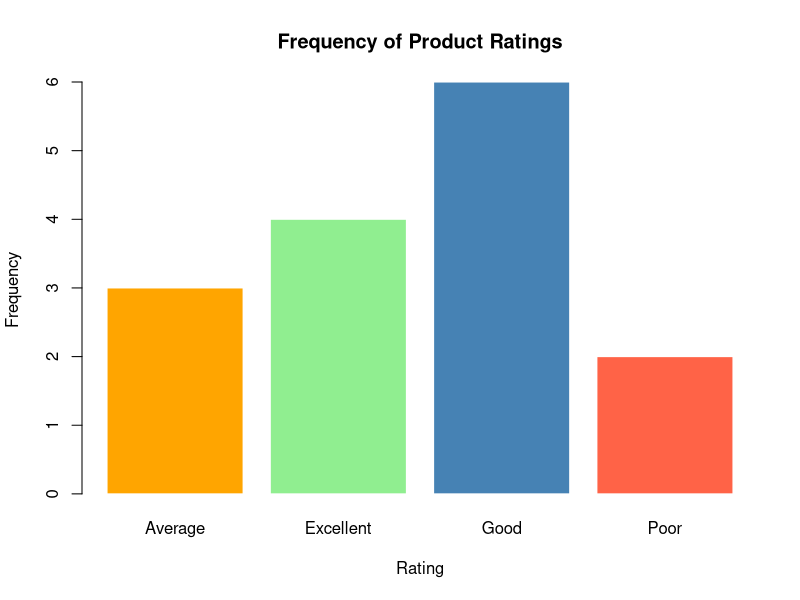

R code for this plot:
# Create 15 categorical product ratings; generate a frequency table and bar plot.

ratings <- c("Good", "Excellent", "Average", "Good", "Poor",
             "Excellent", "Good", "Average", "Good", "Excellent",
             "Poor", "Average", "Good", "Excellent", "Good")

cat("Product Ratings:\n")
print(ratings)
cat("\n")

freq_table <- table(ratings)
cat("Frequency Table:\n")
print(freq_table)

barplot(freq_table, main = "Frequency of Product Ratings", xlab = "Rating", ylab = "Frequency",
        col = c("orange", "lightgreen", "steelblue", "tomato"), border = "white")
